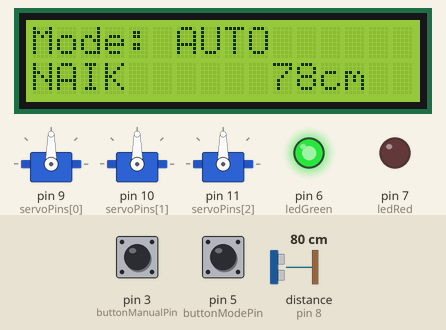
Bench run of a sketch on a simulated Arduino Uno, built with avr-gcc and run on an emulated ATmega328P. Shown: 3 × servo, 16×2 character LCD, output pins drawn as LEDs (lit = HIGH). Wiring (inferred from the names in the program): ultrasonic range finder: trigger pin 4; echo pin 8. The inputs (shaded band) are chosen by the test bench; at power-on: distance to the obstacle (sensor on pin 8) 80 cm, pin 5 (buttonModePin) HIGH, pin 3 (buttonManualPin) HIGH. The echo pulse lasts 58.3 µs per cm; pins used as bus, display or sensor lines are not drawn; what the sketch prints to the serial monitor is not drawn.

Above: at 2.4 s.
2.5 s: distance to the obstacle (sensor on pin 8) set to 31 cm
At 2.9 s:
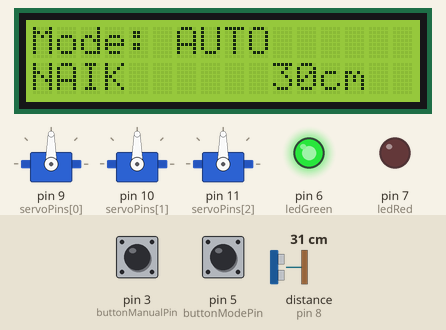
4.0 s: distance to the obstacle (sensor on pin 8) set to 26 cm
At 5.4 s:
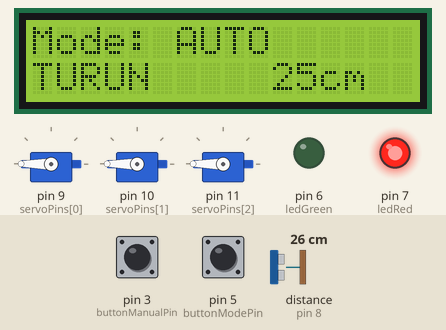
6.4 s: pin 5 (buttonModePin) pulled LOW for 1 s
At 6.58 s:
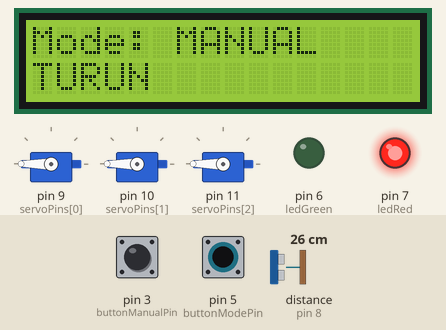
8.9 s: distance to the obstacle (sensor on pin 8) set to 37 cm
At 10.7 s:
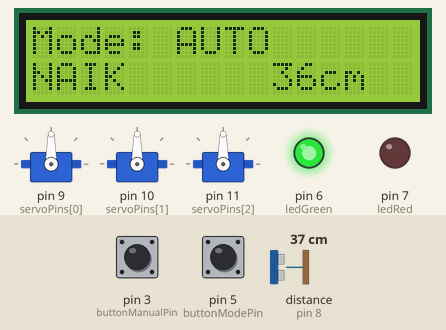
11.2 s: pin 5 (buttonModePin) pulled LOW for 0.15 s
At 12.4 s:
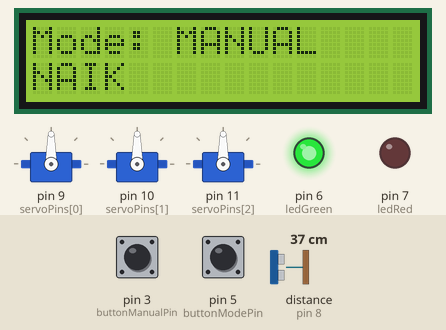
12.8 s: pin 5 (buttonModePin) pulled LOW for 0.15 s
At 14.1 s:
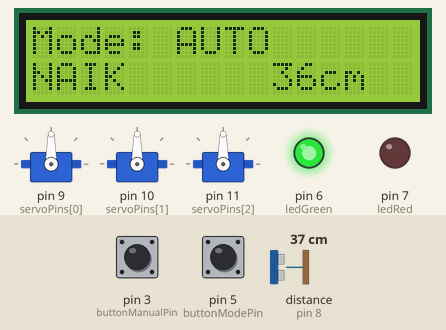
Timing chart, 0 to 15.4 s (numbered marks = the images above; inputs shaded):
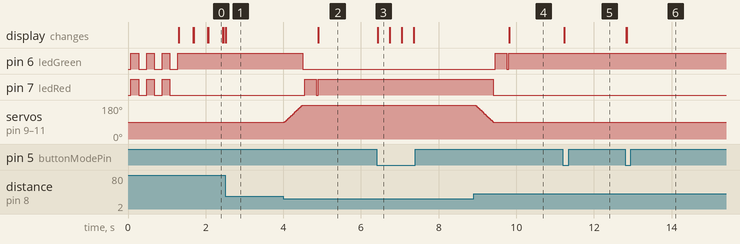

The sketch:

landing_gear.ino
```cpp
#include <Wire.h>
#include <LiquidCrystal_I2C.h>
#include <Servo.h>

// === LCD I2C ===
LiquidCrystal_I2C lcd(0x27, 16, 2);

// === Servo ===
Servo servoDepan, servoBelakangKiri, servoBelakangKanan;
const int servoPins[] = {9, 10, 11}; // Depan, BelakangKiri, BelakangKanan

// === Ultrasonik ===
const int trigPin = 4;
const int echoPin = 8;
long duration;
int distance;

// === Button & LED ===
const int buttonManualPin = 3;
const int buttonModePin = 5;
const int ledRed = 7;
const int ledGreen = 6;

// === Threshold Jarak ===
const int thresholdDown = 28; // Gear turun jika < 28 cm
const int thresholdUp = 32;   // Gear naik jika > 32 cm

// === Variabel Status ===
bool gearDown = false;     // false = naik, true = turun
bool manualMode = false;   // false = AUTO, true = MANUAL
unsigned long lastDebounceTime = 0, lastManualPressTime = 0;
const unsigned long debounceDelay = 300;

void setup() {
  // Pin Setup
  pinMode(trigPin, OUTPUT);
  pinMode(echoPin, INPUT);
  pinMode(buttonManualPin, INPUT_PULLUP);
  pinMode(buttonModePin, INPUT_PULLUP);
  pinMode(ledRed, OUTPUT);
  pinMode(ledGreen, OUTPUT);

  // Servo Attach
  servoDepan.attach(servoPins[0]);
  servoBelakangKiri.attach(servoPins[1]);
  servoBelakangKanan.attach(servoPins[2]);

  // LCD
  lcd.init();
  lcd.backlight();
  lcd.print("Landing Gear:");

  // Serial Debug
  Serial.begin(9600);
  Serial.println("=== System Start ===");

  // LED Blink Start
  for (int i = 0; i < 3; i++) {
    digitalWrite(ledRed, HIGH);
    digitalWrite(ledGreen, HIGH);
    delay(200);
    digitalWrite(ledRed, LOW);
    digitalWrite(ledGreen, LOW);
    delay(200);
  }
}

void loop() {
  // Cek tombol mode (AUTO <-> MANUAL)
  if (digitalRead(buttonModePin) == LOW && (millis() - lastDebounceTime > debounceDelay)) {
    manualMode = !manualMode;
    lastDebounceTime = millis();
    Serial.print("Mode changed: ");
    Serial.println(manualMode ? "MANUAL" : "AUTO");
  }

  // LED indikator status gear
  digitalWrite(ledRed, gearDown);
  digitalWrite(ledGreen, !gearDown);

  // LCD baris 0: mode
  lcd.setCursor(0, 0);
  lcd.print(manualMode ? "Mode: MANUAL   " : "Mode: AUTO     ");

  // Eksekusi sesuai mode
  manualMode ? kontrolManual() : kontrolOtomatis();
}

// === Fungsi AUTO ===
void kontrolOtomatis() {
  bacaJarak();
  Serial.print("AUTO: Distance = ");
  Serial.print(distance);
  Serial.println(" cm");

  if (distance < thresholdDown && !gearDown) {
    gearDown = true;
    gerakkanServo(90, 180);
    flashLed(ledRed);
    Serial.println("AUTO: Gear TURUN");
  } else if (distance > thresholdUp && gearDown) {
    gearDown = false;
    gerakkanServo(180, 90);
    flashLed(ledGreen);
    Serial.println("AUTO: Gear NAIK");
  }

  // LCD baris 1
  lcd.setCursor(0, 1);
  lcd.print(gearDown ? "TURUN " : "NAIK  ");
  lcd.setCursor(10, 1);
  lcd.print(distance);
  lcd.print("cm ");
}

// === Fungsi MANUAL ===
void kontrolManual() {
  if (digitalRead(buttonManualPin) == LOW && (millis() - lastManualPressTime > debounceDelay)) {
    gearDown = !gearDown;
    gerakkanServo(gearDown ? 90 : 180, gearDown ? 180 : 90);
    flashLed(gearDown ? ledRed : ledGreen);
    lastManualPressTime = millis();
    Serial.print("MANUAL: Gear ");
    Serial.println(gearDown ? "TURUN" : "NAIK");
  }

  // LCD baris 1
  lcd.setCursor(0, 1);
  lcd.print(gearDown ? "TURUN " : "NAIK  ");
  lcd.setCursor(10, 1);
  lcd.print("      ");
}

// === Fungsi Servo ===
void gerakkanServo(int dari, int ke) {
  int step = (dari < ke) ? 1 : -1;
  for (int angle = dari; angle != ke + step; angle += step) {
    servoDepan.write(angle);
    servoBelakangKiri.write(angle);
    servoBelakangKanan.write(angle);
    delay(5);
  }
}

// === Fungsi LED Flash ===
void flashLed(int ledPin) {
  digitalWrite(ledRed, LOW);
  digitalWrite(ledGreen, LOW);
  delay(50);
  digitalWrite(ledPin, HIGH);
  delay(300);
  digitalWrite(ledPin, LOW);
  delay(50);
  digitalWrite(ledRed, gearDown);
  digitalWrite(ledGreen, !gearDown);
}

// === Fungsi Baca Ultrasonik ===
void bacaJarak() {
  digitalWrite(trigPin, LOW);
  delayMicroseconds(2);
  digitalWrite(trigPin, HIGH);
  delayMicroseconds(10);
  digitalWrite(trigPin, LOW);

  duration = pulseIn(echoPin, HIGH, 20000); // timeout 20ms biar gak ngehang
  if (duration == 0) {
    distance = 999; // kalau tidak terbaca
  } else {
    distance = duration * 0.034 / 2;
  }
}
```

Measured:
- the behaviour switches between 29 and 28 cm on distance to the obstacle (sensor on pin 8) (found by bisection; images 1 and 2)
- the behaviour switches between 33 and 34 cm on distance to the obstacle (sensor on pin 8) (found by bisection; images 3 and 4)
- after the input at 2.5 s, the display: changes at once (image 1)
- after the input at 4.0 s, pin 6 (ledGreen): HIGH → LOW after 0.50 s; pin 7 (ledRed): LOW → HIGH after 0.55 s, → LOW 0.30 s later, → HIGH 0.05 s later; servo on pin 9 (servoPins[0]), servo on pin 10 (servoPins[1]), servo on pin 11 (servoPins[2]): moves from 90° to 180° over 0.47 s, starting at once; the display: changes after 0.91 s (image 2)
- after the input at 6.4 s, the display: changes at once (image 3)
- after the input at 8.9 s, pin 6 (ledGreen): LOW → HIGH after 0.56 s, → LOW 0.30 s later, → HIGH 0.05 s later; pin 7 (ledRed): HIGH → LOW after 0.51 s; servo on pin 9 (servoPins[0]), servo on pin 10 (servoPins[1]), servo on pin 11 (servoPins[2]): moves from 180° to 90° over 0.47 s, starting at once; the display: changes after 0.91 s (image 4)
- after the input at 11.2 s, the display: changes at once (image 5)
- after the input at 12.8 s, the display: first changes at once (image 6 shows a later state)
